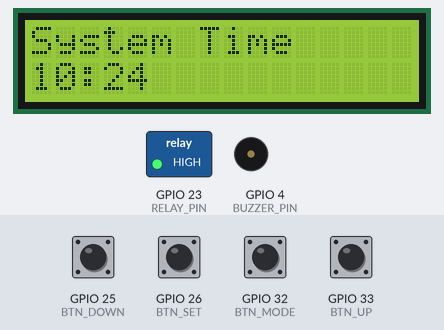
Simulated run of this sketch. Board: ESP32. Shown: 16×2 character LCD, switched loads named in the sketch (green lamp = pin HIGH), buzzer (waves = sounding, pin HIGH). The test bench sets the inputs (shaded band); at power-on: GPIO 25 (BTN_DOWN), GPIO 26 (BTN_SET), GPIO 32 (BTN_MODE), GPIO 33 (BTN_UP) HIGH. The local clock reads 2024-03-15 10:24:30 at power-on unless the sketch sets it.

Above: at 1.2 s.
1.3 s: GPIO 32 (BTN_MODE) pulled LOW for 0.15 s
At 2.6 s:
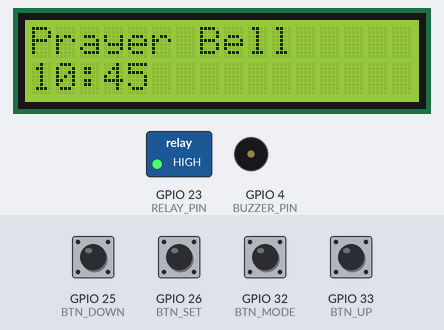
3.2 s: GPIO 26 (BTN_SET) pulled LOW for 0.15 s
At 4.4 s:
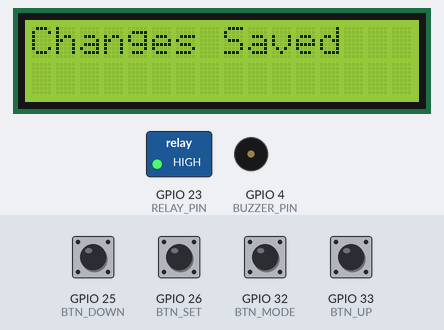
5.0 s: GPIO 32 (BTN_MODE) driven LOW
At 7.25 s:
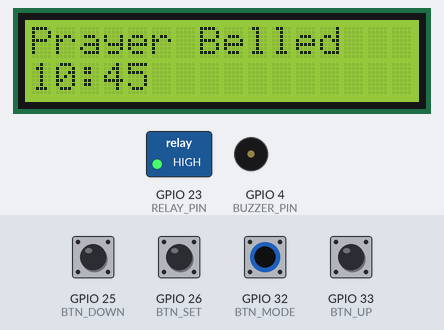
8.0 s: GPIO 25 (BTN_DOWN) pulled LOW for 0.15 s
At 8.61 s:
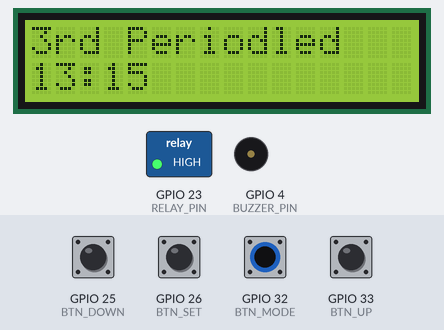
10.3 s: GPIO 33 (BTN_UP) pulled LOW for 1 s
At 11.31 s:
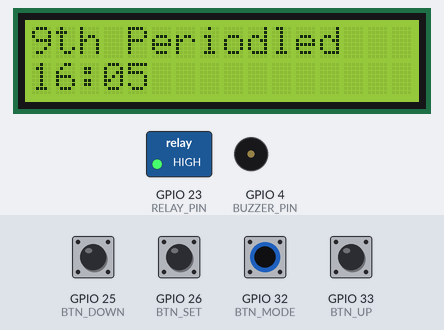
13.4 s: GPIO 25 (BTN_DOWN) pulled LOW for 1 s
At 14.38 s:
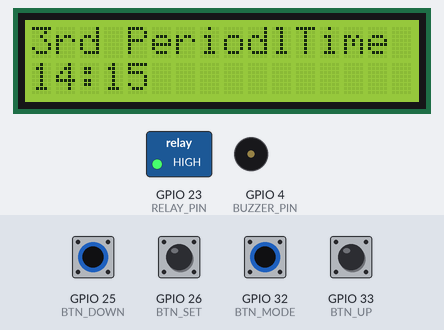
Timing chart, 0 to 16.9 s (numbered marks = the images above; inputs shaded):
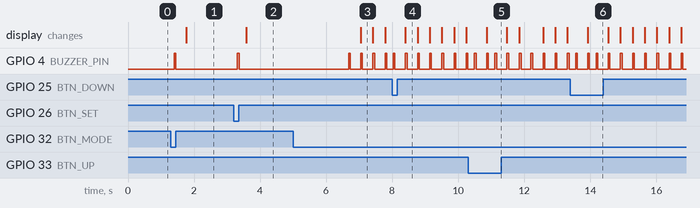

The sketch:

Arduino_Code.ino
```cpp
/*
Project: School Bell System
Developer: Bishal Paul
Project Started: 5th March 2025
Completed: 9th March 2025
*/

#include <Wire.h>
#include <LiquidCrystal_I2C.h>
#include <RTClib.h>

LiquidCrystal_I2C lcd(0x27, 16, 2);
RTC_DS3231 rtc;

#define RELAY_PIN 23
#define BTN_MODE 32
#define BTN_UP 33
#define BTN_DOWN 25
#define BTN_SET 26
#define BTN_MANUAL 27
#define BUZZER_PIN 4

const char* bellLabels[] = {"Prayer Bell", "1st Period", "2nd Period", "3rd Period", "4th Period", "Tiffin Bell", "6th Period", "7th Period", "8th Period", "9th Period", "End Bell"};
int bellTimes[][2] = {{10, 45}, {10, 55}, {11, 35}, {12, 15}, {12, 55}, {13, 35}, {14, 15}, {14, 50}, {15, 25}, {16, 00}, {16, 25}};
const int bellDurations[] = {15, 10, 10, 10, 10, 10, 10, 10, 10, 10, 15};

bool modifying = false;
bool settingTime = false;
bool settingSystemTime = false;
int selectedBell = 0;
int setHour, setMinute;
unsigned long lastPressTime = 0;

void setup() {
    Serial.begin(115200);
    Wire.begin();
    lcd.init();
    lcd.backlight();
    pinMode(RELAY_PIN, OUTPUT);
    digitalWrite(RELAY_PIN, HIGH);
    pinMode(BTN_MODE, INPUT_PULLUP);
    pinMode(BTN_UP, INPUT_PULLUP);
    pinMode(BTN_DOWN, INPUT_PULLUP);
    pinMode(BTN_SET, INPUT_PULLUP);
    pinMode(BTN_MANUAL, INPUT_PULLUP);
    pinMode(BUZZER_PIN, OUTPUT);
    digitalWrite(BUZZER_PIN, LOW);
    if (!rtc.begin()) {
        while (1);
    }
}

void loop() {
    DateTime now = rtc.now();
    static int lastMinute = -1;
    if (now.minute() != lastMinute || modifying || settingTime || settingSystemTime) {
        displayTime(now);
        lastMinute = now.minute();
    }
    if (!modifying && !settingTime && !settingSystemTime) {
        checkBell(now);
    }
    checkButtons();
    delay(100);
}

void displayTime(DateTime now) {
    lcd.setCursor(0, 0);
    if (modifying) {
        lcd.print(bellLabels[selectedBell]);
        lcd.setCursor(0, 1);
        lcd.printf("%02d:%02d  ", bellTimes[selectedBell][0], bellTimes[selectedBell][1]);
    } else if (settingSystemTime) {
        lcd.print("Set System Time  ");
        lcd.setCursor(0, 1);
        lcd.printf("%02d:%02d  ", setHour, setMinute);
    } else {
        lcd.print("System Time    ");
        lcd.setCursor(0, 1);
        lcd.printf("%02d:%02d  ", now.hour(), now.minute());
    }
}

void checkBell(DateTime now) {
    for (int i = 0; i < sizeof(bellTimes) / sizeof(bellTimes[0]); i++) {
        if (now.hour() == bellTimes[i][0] && now.minute() == bellTimes[i][1] && now.second() == 0) {
            activateBell(bellDurations[i]);
        }
    }
}

void activateBell(int duration) {
    digitalWrite(RELAY_PIN, LOW);
    delay(duration * 1000);
    digitalWrite(RELAY_PIN, HIGH);
}

void beep() {
    digitalWrite(BUZZER_PIN, HIGH);
    delay(50);
    digitalWrite(BUZZER_PIN, LOW);
}

void checkButtons() {
    if (digitalRead(BTN_MODE) == LOW) {
        beep();
        delay(200);
        if (!modifying && !settingTime && !settingSystemTime) {
            modifying = true;
            selectedBell = 0;
        } else if (modifying) {
            selectedBell++;
            if (selectedBell >= sizeof(bellTimes) / sizeof(bellTimes[0])) {
                modifying = false;
                settingSystemTime = true;
                DateTime now = rtc.now();
                setHour = now.hour();
                setMinute = now.minute();
            }
        } else if (settingSystemTime) {
            settingSystemTime = false;
        }
    }
    if (digitalRead(BTN_UP) == LOW) {
        beep();
        delay(200);
        if (modifying) {
            bellTimes[selectedBell][1] += 5;
            if (bellTimes[selectedBell][1] >= 60) {
                bellTimes[selectedBell][1] = 0;
            }
        } else if (settingSystemTime) {
            setMinute++;
            if (setMinute >= 60) {
                setMinute = 0;
            }
        }
    }
    if (digitalRead(BTN_DOWN) == LOW) {
        beep();
        delay(200);
        if (modifying) {
            bellTimes[selectedBell][0]++;
            if (bellTimes[selectedBell][0] >= 24) {
                bellTimes[selectedBell][0] = 0;
            }
        } else if (settingSystemTime) {
            setHour++;
            if (setHour >= 24) {
                setHour = 0;
            }
        }
    }
    if (digitalRead(BTN_SET) == LOW) {
        beep();
        delay(200);
        if (modifying || settingSystemTime) {
            modifying = false;
            settingSystemTime = false;
            lcd.clear();
            lcd.print("Changes Saved");
            delay(3000);
        }
    }
}
```

Measured:
- after the input at 1.3 s, GPIO 4 (BUZZER_PIN): LOW → HIGH after 0.10 s, → LOW 0.05 s later; the display: changes after 0.47 s (image 1)
- after the input at 3.2 s, GPIO 4 (BUZZER_PIN): LOW → HIGH after 0.11 s, → LOW 0.05 s later; the display: changes after 0.38 s (image 2)
- after the input at 5.0 s, GPIO 4 (BUZZER_PIN): alternates HIGH for 0.05 s and LOW for 0.32 s, starting after 1.7 s; the display: changes after 2.0 s (image 3)
